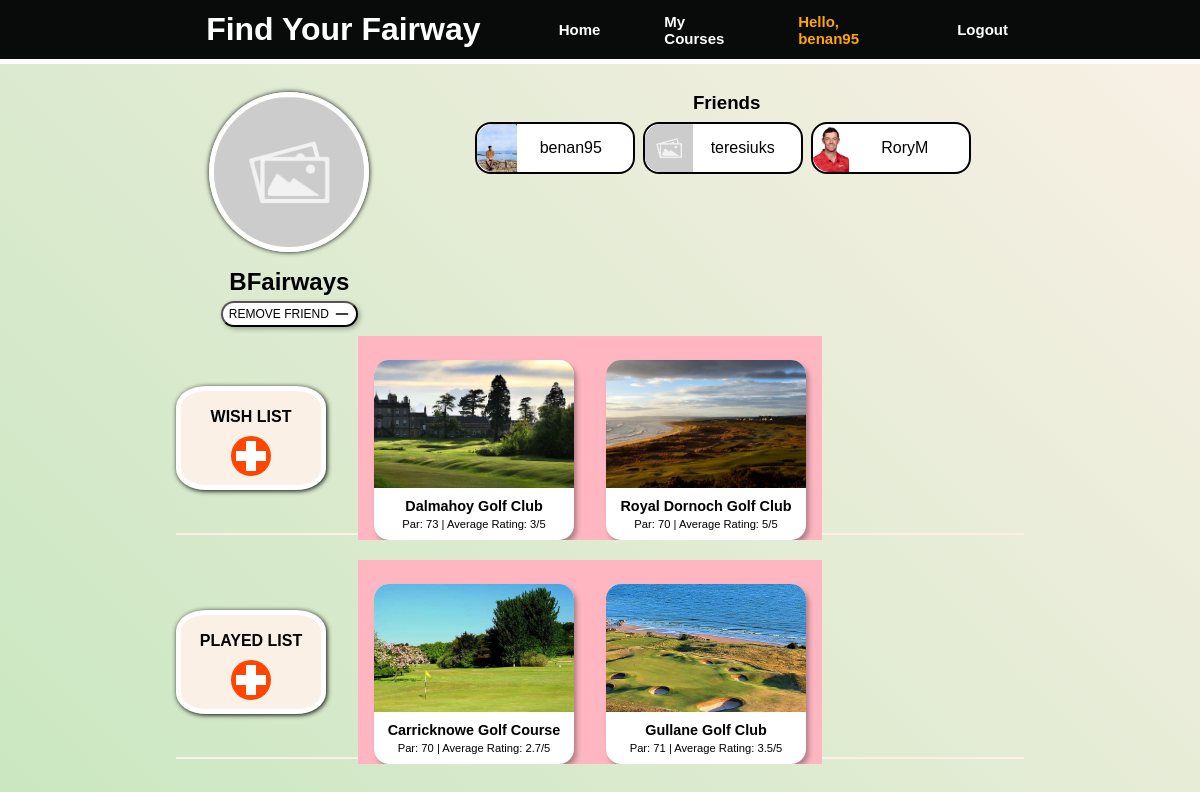
The page /my-courses/18 (signed in) on the database its author committed.
### courses/models.py (models this page shows, shortened)
class UserProfile(models.Model):
    user = models.OneToOneField(User, on_delete=models.CASCADE, related_name="profile")
    wishlist = models.ManyToManyField(Course, blank=True, null=True, related_name="wishlist")
    played_list = models.ManyToManyField(Course, blank=True, null=True, related_name="played_list")
    friends = models.ManyToManyField(User, blank=True, null=True, related_name="friends")
    profile_picture = models.ImageField(upload_to="uploads/", default="placeholder/placeholder.jpg")

class Course(models.Model):
  name = models.CharField(max_length=255)
  description = models.CharField(max_length=255)
  region = models.CharField(max_length=255)
  par = models.IntegerField()
  price = models.IntegerField()
  founded = models.IntegerField()
  website_link = models.CharField(max_length=255)
  profile_picture = models.ImageField(upload_to="uploads/", default="placeholder/placeholder.jpg")
  def get_average(self):
    average_score = Review.objects.filter(course=self).aggregate(Avg('rating'))['rating__avg']
    if average_score.is_integer():
      return int(average_score)
    else:
      return round(average_score, 1)

### information/views.py (the view)
# urls.py: path('my-courses/<int:id>', views.my_courses, name="information_my_courses"),
@login_required(login_url='login')
def my_courses(request, id):
    user = get_object_or_404(User, id=id)
    context = {
        "user": user,
        "courses_wishlist": user.profile.wishlist.all(),
        "courses_played_list": user.profile.played_list.all(),
        "friends": user.profile.friends.all()
    }
    return render(request, 'information/my_courses.html', context)

### templates/information/my_courses.html (shortened to what this page needs)
{% extends 'base.html' %}
{% load event_filters %}
{% load static %}
{% block content %}
<section class="my_courses__body">
    <div class="top-section">
        <div class="user-details">
            <div class="image-name">
            <img class="placeholder" src="{{ user.profile.profile_picture.url }}" alt="placeholder">
            <h5 class="username">{{ user.username }}</h5>
            {% if user in request.user.profile.friends.all %}
                {% if user.username != request.user.username %}
                    <form action="{% url 'remove_friend' user.id %}" method="post">
                    <button class="remove-friend" id="friend-button" type="submit">
                        <p>REMOVE FRIEND</p>
                        <img class="add-remove-friend__icon" src="/static/images/icons/minus-svgrepo-com (1).svg">
                    </button>
                    </form>
                {% endif %}
            {% endif %}
        </div>
        </div>
        <div class="friends">
            <h3 class="friend-card__title">Friends</h3>
                <div class="friend-card__section">
                    {% for friend in friends %}
                    <a href="{% url 'information_my_courses' friend.id %}"><div class="friend-card">
                        <img src="{{ friend.profile.profile_picture.url }}" class="friend-card__image">
                        <div class="friend-card__username-section">
                            <p class="friend-card__username">{{ friend.username }}</p>
                        </div>
                    </div></a>
                    {% endfor %}
                </div>
        </div>
    </div>
    <div id="my-courses__section" class="wish-list">
        <div id="main-tile" class="wish-list__main-tile">
            <h4 id="tile-title">WISH LIST</h4>
            <a href="{% url 'information_home' %}">
                <div class="add-to-button"></div>
            </a>
        </div>
        <div class="user-list-tiles">
            {% for course in courses_wishlist %}
            <a class="course-link"  href="{% url 'course_details' course.id %}">
                <div class="user_golf-course__item">
                    <img class="user_golf-course__image" src="{{ course.profile_picture.url }}">
                    <div class="user_golf-course__content">
                        <h3 class="user_golf-course__name">{{ course.name }}</h3>
                        <h4 class="user_golf-course__info">Par: {{ course.par }}  |  Average Rating: {{ course.get_average }}/5</h4>
                    </div>
                </div>
            </a>
            {% endfor %}
        </div>
    </div>
    <div id="my-courses__section" class="played-list">
        <div id="main-tile" class="played-list__main-tile">
            <h4 id="tile-title">PLAYED LIST</h4>
            <a href="{% url 'information_home' %}">
                <div class="add-to-button"></div>
            </a>
        </div>
        <div class="user-list-tiles">
            {% for course in courses_played_list %}
            <a class="course-link"  href="{% url 'course_details' course.id %}">
                <div class="user_golf-course__item">
                    <img class="user_golf-course__image" src="{{ course.profile_picture.url }}">
                    <div class="user_golf-course__content">
                        <h3 class="user_golf-course__name">{{ course.name }}</h3>
                        <h4 class="user_golf-course__info">Par: {{ course.par }}  |  Average Rating: {{ course.get_average }}/5</h4>
                    </div>
                </div>
            </a>
            {% endfor %}
        </div>
    </div>
</section>
{% endblock content %}

### templates/base.html (shortened to what this page needs)
{% load static %}
<!DOCTYPE html>
<html lang="en">
<head>
  <link rel="stylesheet" href="{% static 'css/style.css' %}">
</head>
<body>
  <header class="navbar">
      <div class="head-left">
        <h1 class="site-heading">Find Your Fairway</h1>
      </div>
      <ul class="site-links">
        <a href="{% url 'information_home' %}"><li id="head-link" class="link__home">Home</li></a>
        <a href="{% url 'information_my_courses' request.user.id %}"><li id="head-link" class="link__my-courses">My Courses</li></a>
        <span class="head-link__hello">Hello, {{ request.user }}</span>
        <span><a href="{% url 'logout' %}" id="head-link" >Logout</a></span>
      </ul>
  </header>
  {% block content %}{% endblock content %}
</body>
</html>

### static/css/style.css (style rules this page uses)
* { margin: 0; padding: 0; box-sizing: border-box; }
body { background: linear-gradient(45deg, rgb(202, 231, 193), linen); display: flex; flex-direction: column; height: 100vh; font-family: 'Montserrat', Helvetica, Arial, sans-serif; }
.navbar { background-color: rgb(9, 10, 10); color: white; align-items: center; justify-content: space-between; height: 4rem; display: flex; border-bottom: 5px solid white; padding: 0 10rem; min-width: 1000px; }
.head-left { width: 25rem; display: flex; align-items: center; justify-content: space-evenly; }
.site-links { display: flex; align-items: center; justify-content: space-between; width: 35rem; }
#head-link { list-style-type: none; font-size: 15px; font-weight: bold; color: white; padding: 2rem; }
.head-link__hello { list-style-type: none; font-size: 15px; font-weight: bold; color: orange; padding: 2rem; }
a { text-decoration: none; }
.my_courses__body { margin: 1rem 10rem; display: flex; flex-direction: column; }
.top-section { display: flex; justify-content: space-evenly; margin-top: 0.75rem; }
.remove-friend { display: flex; align-items: center; justify-content: center; background-color: white; border-radius: 1rem; color: black; box-shadow: 2px 2px 5px rgba(0,0,0,0.3); padding: 3px 6px; font-size: 0.75rem; }
#friend-button { margin-top: 5px; }
.add-remove-friend__icon { height: 1rem; margin-left: 5px; }
.friends { width: 35rem; }
.friend-card__title { text-align: center; margin-bottom: 0.25rem; }
.friend-card__section { display: flex; flex-direction: row; flex-wrap: wrap; align-items: center; padding: 0 1.5rem; }
.friend-card { background-color: white; border: 2px solid black; border-radius: 1rem; display: flex; flex-direction: row; align-items: center; padding-right: 0.5rem; margin: 0.25rem 0.25rem; width: 10rem; flex: 1; }
.friend-card__image { height: 3rem; border-bottom-left-radius: 1rem; border-top-left-radius: 1rem; }
.friend-card__username-section { width: 100%; }
.friend-card__username { text-align: center; text-decoration: none; color: black; }
#my-courses__section { height: 12rem; margin: 1rem; align-items: center; display: flex; }
.user-details { display: flex; flex-direction: column; align-items: start; width: 25%; }
.image-name { display: flex; flex-direction: column; align-items: center; padding-left: 1rem; }
.placeholder { height: 10rem; width: 10rem; border-radius: 50%; margin-bottom: 1rem; border: 5px solid white; box-shadow: 0.1px 0.1px 5px; object-fit: cover; }
.username { font-size: 1.5rem; }
#main-tile { height: 55%; width: 10%; min-width: 150px; padding: 0 0.5rem 0 0.5rem;; border-radius: 20%; background-color: linen; border: 5px solid white; box-shadow: 1px 1px 5px; display: flex; flex-direction: column; align-items: center; justify-content: space-evenly; }
.wish-list { border-bottom: 2px solid linen; }
.played-list { border-bottom: 2px solid linen; }
.user-list-tiles { display: flex; justify-content: center; align-items: end; margin-left: 2rem; overflow-x: auto; background-color: lightpink; }
.user_golf-course__item { width: 5rem; min-width: 200px; max-height: 225px; list-style-type: none; margin-top: 1.5rem; margin-left: 1rem; margin-right: 1rem; background-color: white; border-radius: 15px; box-shadow: 3px 4px 5px rgba(0,0,0,0.3); text-decoration: none; text-decoration: none; color: black; }
.user_golf-course__content { padding: 10px; display: flex; flex-direction: column; justify-content: center; align-items: center; }
.user_golf-course__image { width: 100%; height: 8rem; display: block; object-fit: cover; border-top-right-radius: 15px; border-top-left-radius: 15px; }
.user_golf-course__name { margin-bottom: 0.25rem; font-size: 0.9rem; }
.user_golf-course__info { font-weight: 100; font-size: 0.7rem; }
#tile-title { margin-top: 0.5rem; }
.add-to-button { border-radius: 50%; width: 2.5rem; height: 2.5rem; background-color: orangered; position: relative; }
.add-to-button::after { content: " "; position: absolute; display: block; background-color: #fff; height: 10px; margin-top: -5px; top: 50%; left: 5px; right: 5px; z-index: 9; }
.add-to-button::before { content: " "; position: absolute; display: block; background-color: #fff; width: 10px; margin-left: -5px; left: 50%; top: 5px; bottom: 5px; z-index: 9; }

### rows shown on the page
Course: profile_picture (picture), name "Dalmahoy Golf Club", par "73", get_average "3"
Course: profile_picture (picture), name "Royal Dornoch Golf Club", par "70", get_average "5"
Course: profile_picture (picture), name "Carricknowe Golf Course", par "70", get_average "2.7"
Course: profile_picture (picture), name "Gullane Golf Club", par "71", get_average "3.5"

### other values the page prints
{{ request.user }} "benan95"
{{ user.username }} "BFairways"
{{ friend.username }} "benan95"
{{ friend.username }} "teresiuks"
{{ friend.username }} "RoryM"
